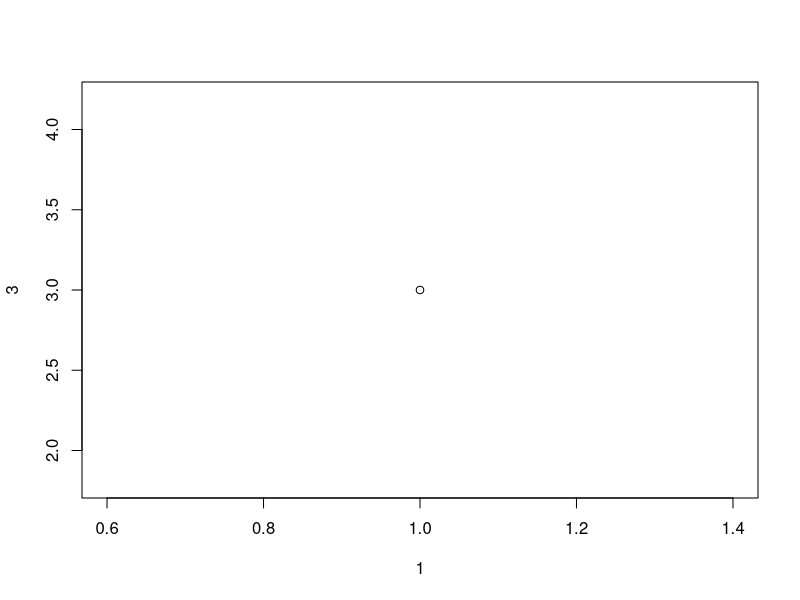
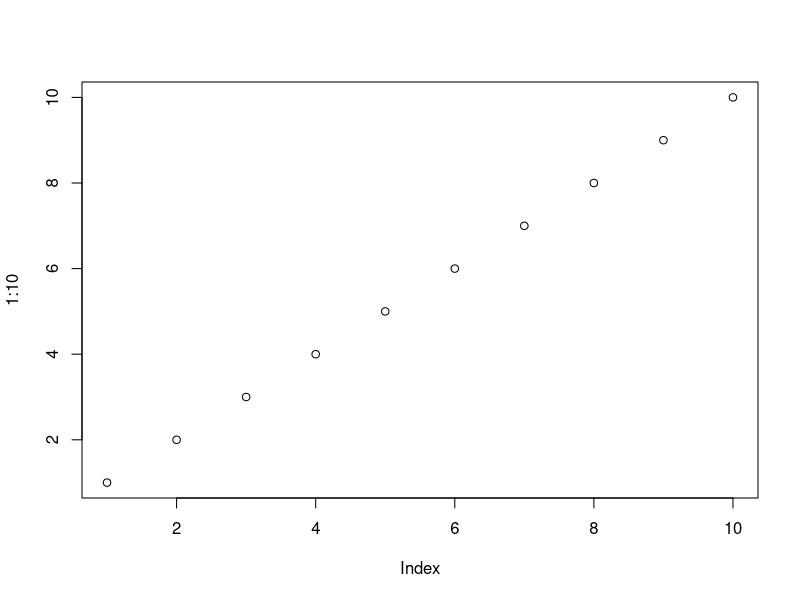
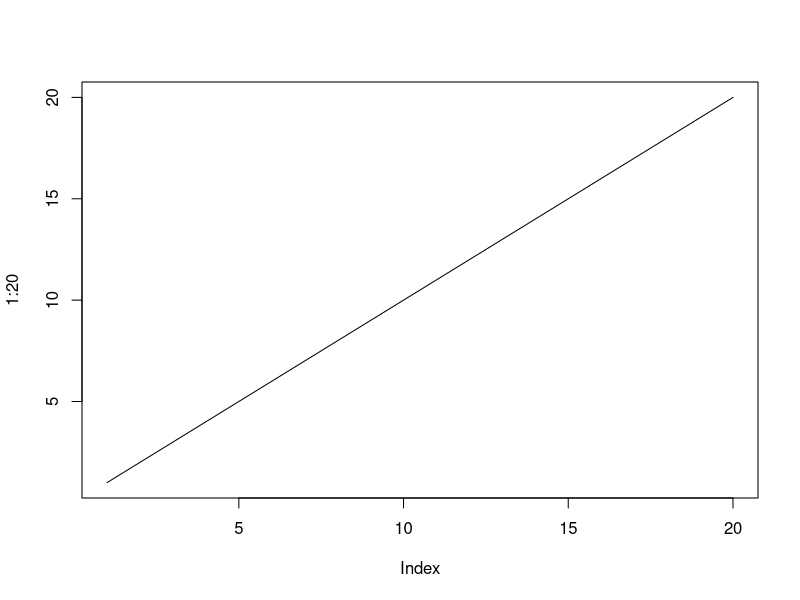
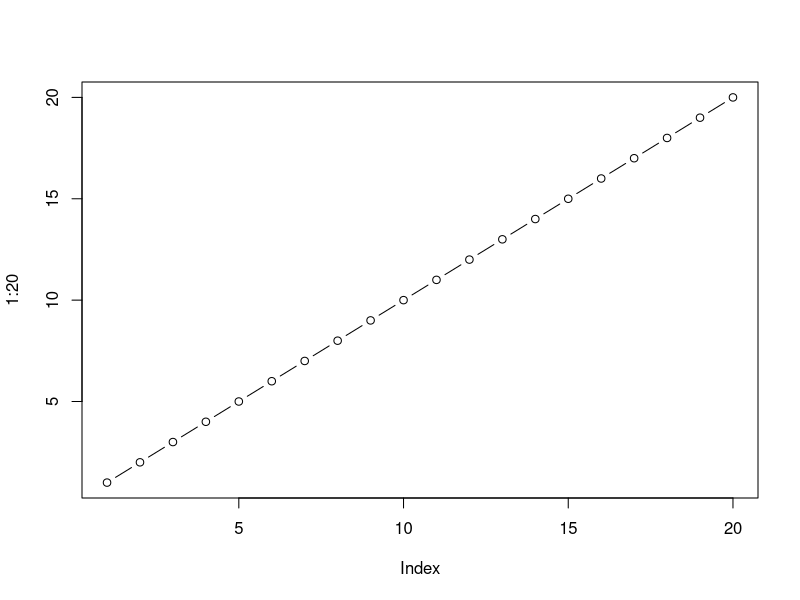
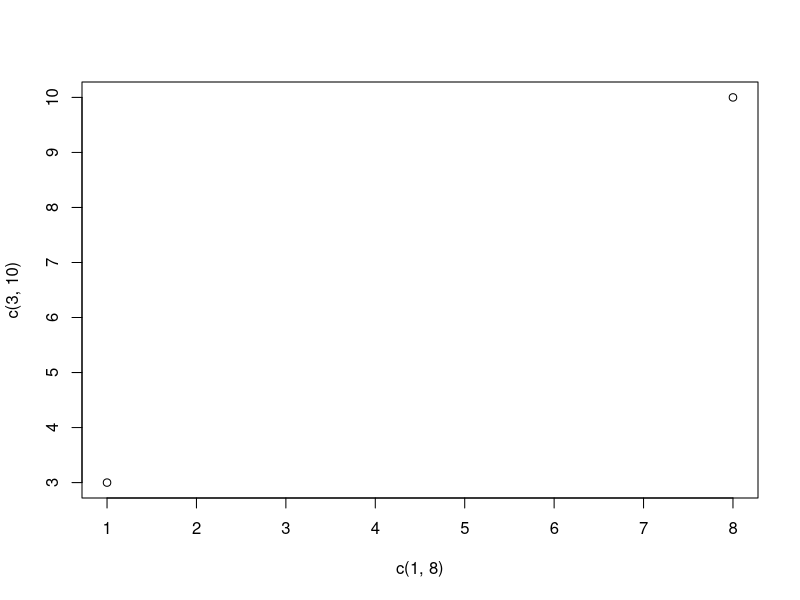
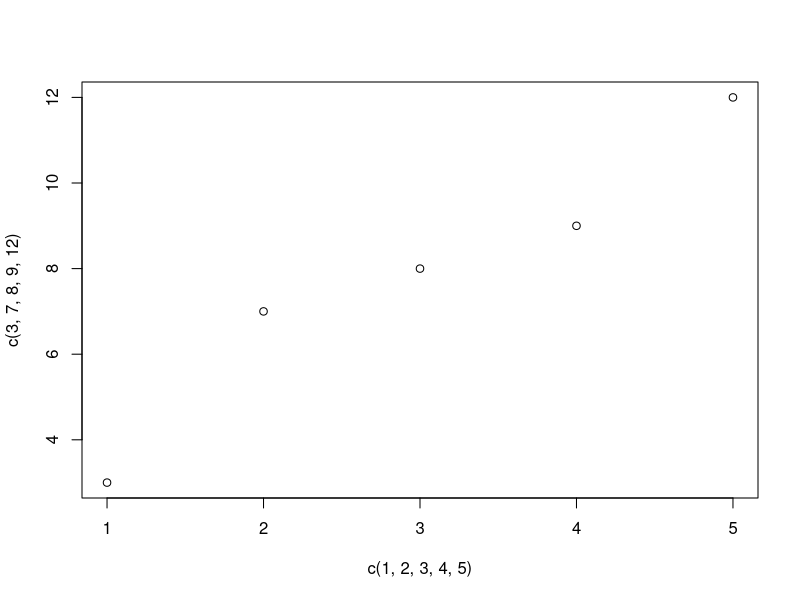
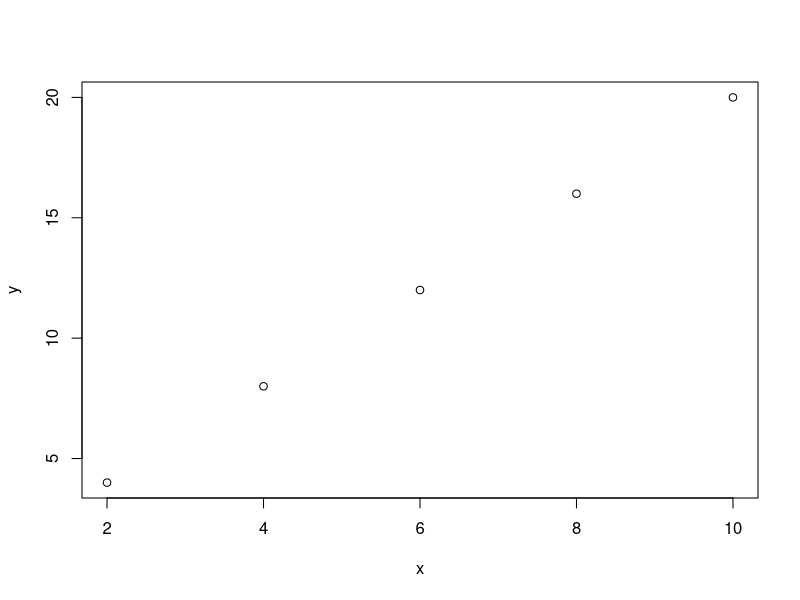
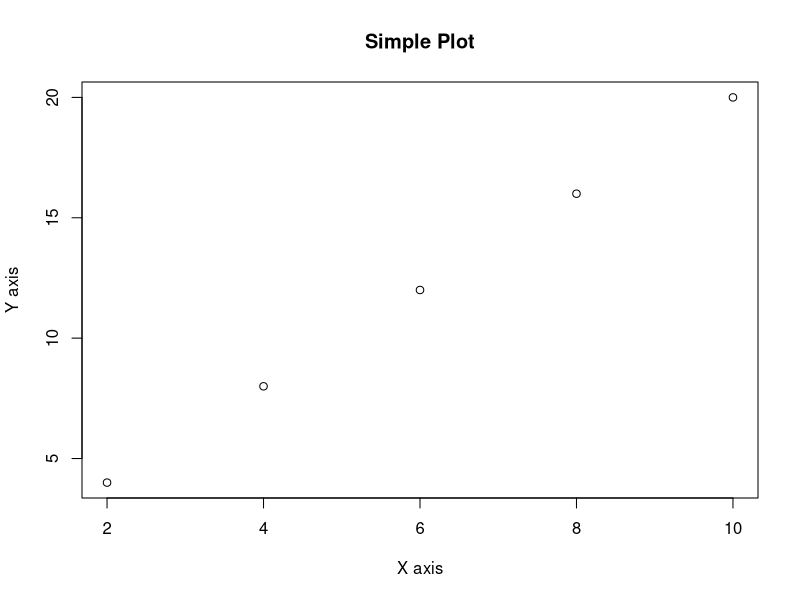

Write R code to recreate these figures, in order.
#plot
plot(1,3)
plot(1:10)
plot(1:20,type="l")#line plot
plot(1:20,type="b")#both points and lines
plot(c(1,8),c(3,10))
plot(c(1,2,3,4,5),c(3,7,8,9,12))
x<-c(2,4,6,8,10)
y<-c(4,8,12,16,20)
plot(x,y)
#plot with title and labels
x<-c(2,4,6,8,10)
y<-c(4,8,12,16,20)
plot(x,y, main="Simple Plot", xlab="X axis", ylab="Y axis")
#plot with color and point type
x<-c(2,4,6,8,10)    
y<-c(4,8,12,16,20)
plot(x,y, main="Colored Plot", xlab="X axis", ylab="Y axis", col="blue", pch=19)
#multiple lines in a plot   
x1<-c(1,2,3,4,5)
y1<-c(2,4,6,8,10)
x2<-c(1,2,3,4,5)
y2<-c(3,6,9,12,15)
plot(x1,y1, type="b", col="red", pch=19, xlim=c(0,6), ylim=c(0,16), xlab="X axis", ylab="Y axis", main="Multiple Lines")
lines(x2,y2, type="b", col="blue", pch=17)
#add legend to plot
legend("topleft", legend=c("Line 1","Line 2"), col=c("red","blue"), pch=c(19,17))
#size of plot
plot(1:10, cex=2) #increase point size
plot(1:10, cex=0.5) #decrease point size
#point shape
plot(1:10, pch=25, cex=2) #different point shapes
